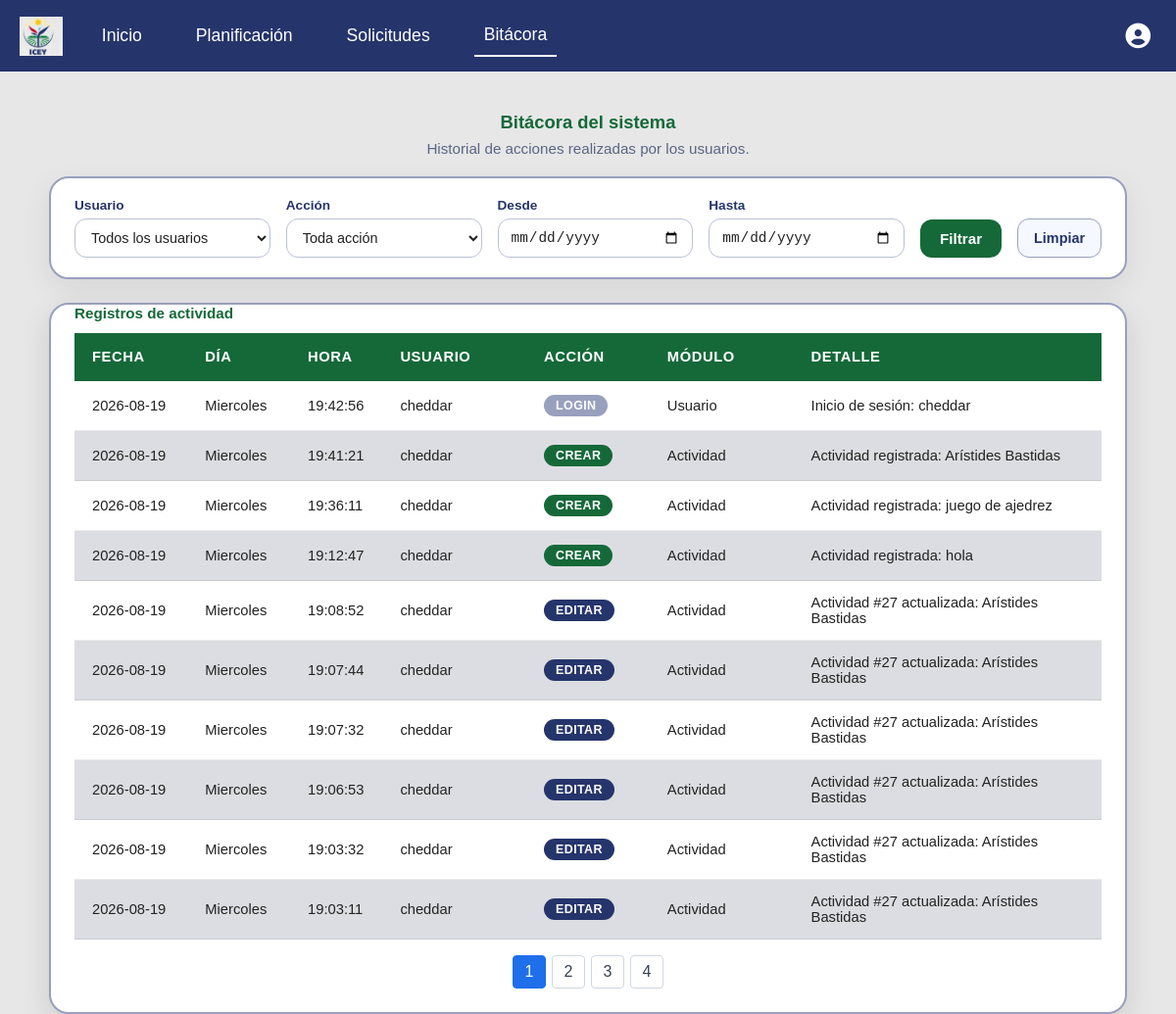
Before: /bitacora.php (signed in) with the older database file.
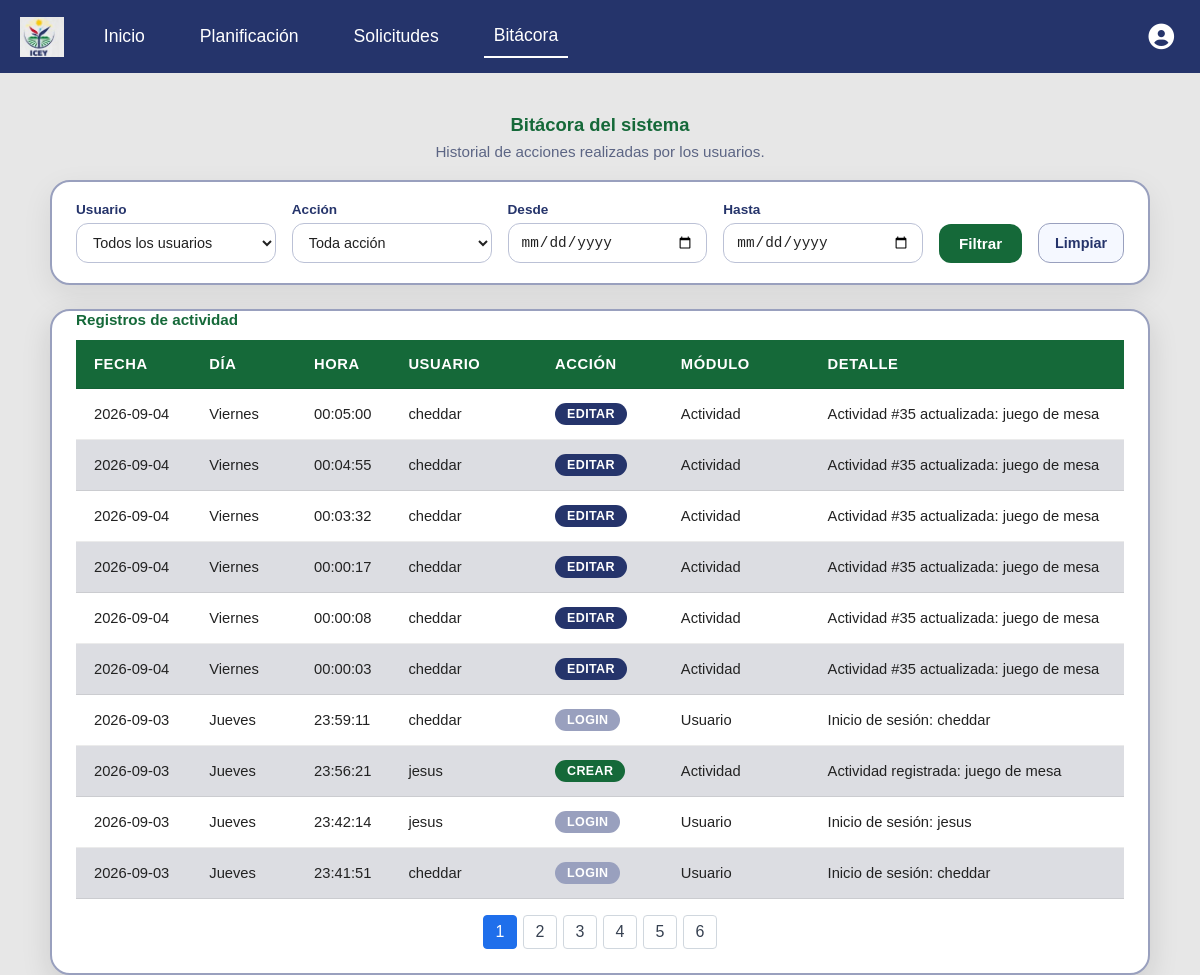
After: the same page with the newer database file.
### tables this page shows
CREATE TABLE `bitacora` (
  `id` int(10) NOT NULL,
  `nom_dia` varchar(15) NOT NULL,
  `fecha` date NOT NULL,
  `hora` time NOT NULL,
  `id_usu` int(10) NOT NULL,
  `accion` varchar(30) NOT NULL,
  `descripcion` varchar(50) NOT NULL,
  `detalle` text NOT NULL
);

CREATE TABLE `usuario` (
  `id` int(10) NOT NULL,
  `nombre` varchar(15) NOT NULL,
  `clave` varchar(255) NOT NULL,
  `telefono` varchar(15) DEFAULT NULL,
  `id_empleado` int(11) DEFAULT NULL,
  `rol` enum('administrador','usuario') NOT NULL DEFAULT 'usuario'
);

### modelos/modelo_bitacora.php (called while the page is built, shortened)
<?php
function obtener_bitacora($conex, $filtros = []) {
    $params = [];
    $sql = "SELECT b.id, b.nom_dia, b.fecha, b.hora, b.id_usu, b.accion, b.descripcion, b.detalle,
                   u.nombre AS nombre_usuario
            FROM bitacora b
            INNER JOIN usuario u ON u.id = b.id_usu";
    $sql .= " ORDER BY b.fecha DESC, b.hora DESC, b.id DESC";
    try {
        $stmt = $conex->prepare($sql);
        $stmt->execute($params);
        return $stmt->fetchAll(PDO::FETCH_ASSOC);
    } catch (PDOException $e) {
        error_log("Fallo al consultar bitácora: " . $e->getMessage());
        return [];
    }
}
?>

### src/bitacora.php (the view, shortened to what the changed rows need)
<?php
require_once __DIR__ . '/../modelos/modelo_bitacora.php';
$conex = Conexion::conectar();
$filtros = [
    'id_usu'      => $_GET['id_usu']      ?? '',
    'accion'      => $_GET['accion']      ?? '',
    'fecha_desde' => $_GET['fecha_desde'] ?? '',
    'fecha_hasta' => $_GET['fecha_hasta'] ?? '',
];
$registros = obtener_bitacora($conex, $filtros);
$registrosPorPagina = 10;
$paginaActual = max(1, intval($_GET['page'] ?? 1));
$totalPaginas = max(1, (int)ceil(count($registros) / $registrosPorPagina));
$paginaActual = min($paginaActual, $totalPaginas);
$registros = array_slice($registros, ($paginaActual - 1) * $registrosPorPagina, $registrosPorPagina);
?>
<!DOCTYPE html>
<html lang="es">
<head>
    <link rel="stylesheet" href="./css/main.css">
    <link rel="stylesheet" href="./css/bitacora.css">
    <link rel="stylesheet" href="https://cdnjs.cloudflare.com/ajax/libs/font-awesome/6.5.1/css/all.min.css">
</head>
<body>
<main class="container__bitacora">
    <h1 class="bitacora__title">Bitácora del sistema</h1>
    <div class="tabla__container bitacora__tabla-wrap">
        <table class="bitacora__tabla">
            <caption class="tabla-planificacion__caption">Registros de actividad</caption>
            <thead>
                <tr>
                    <th class="col-fecha">Fecha</th>
                    <th class="col-dia">Día</th>
                    <th class="col-hora">Hora</th>
                    <th class="col-usuario">Usuario</th>
                    <th class="col-accion">Acción</th>
                    <th class="col-modulo">Módulo</th>
                    <th class="col-detalle">Detalle</th>
                </tr>
            </thead>
            <tbody>
                <?php if (empty($registros)): ?>
                    <tr>
                        <td colspan="7" class="bitacora__vacio">No hay registros de bitácora para los filtros seleccionados.</td>
                    </tr>
                <?php else: ?>
                    <?php foreach ($registros as $r):
                        $accionClase = match (strtolower($r['accion'])) {
                            'crear'    => 'bitacora__badge--crear',
                            'editar'   => 'bitacora__badge--editar',
                            'eliminar' => 'bitacora__badge--eliminar',
                            'login'    => 'bitacora__badge--login',
                            default    => 'bitacora__badge--login',
                        };
                    ?>
                        <tr>
                            <td data-label="Fecha"><?= htmlspecialchars($r['fecha']) ?></td>
                            <td data-label="Día"><?= htmlspecialchars($r['nom_dia']) ?></td>
                            <td data-label="Hora"><?= htmlspecialchars($r['hora']) ?></td>
                            <td data-label="Usuario"><?= htmlspecialchars($r['nombre_usuario']) ?></td>
                            <td data-label="Acción">
                                <span class="bitacora__badge <?= $accionClase ?>"><?= htmlspecialchars($r['accion']) ?></span>
                            </td>
                            <td data-label="Módulo"><?= htmlspecialchars($r['descripcion']) ?></td>
                            <td data-label="Detalle"><?= htmlspecialchars($r['detalle']) ?></td>
                        </tr>
                    <?php endforeach; ?>
                <?php endif; ?>
            </tbody>
        </table>
        <?php if ($totalPaginas > 1): ?>
            <nav class="paginacion" aria-label="Páginas de bitácora">
                <?php for ($pagina = 1; $pagina <= $totalPaginas; $pagina++): ?>
                    <?php $parametrosPagina = array_merge($filtros, ['page' => $pagina]); ?>
                    <a href="?<?php echo htmlspecialchars(http_build_query($parametrosPagina), ENT_QUOTES, 'UTF-8'); ?>"
                       class="paginacion__pagina<?php echo $pagina === $paginaActual ? ' activa' : ''; ?>"
                       <?php echo $pagina === $paginaActual ? 'aria-current="page"' : ''; ?>>
                        <?php echo $pagina; ?>
                    </a>
                <?php endfor; ?>
            </nav>
        <?php endif; ?>
    </div>
</main>
</body>
</html>

Changed rows visible on the page:
no longer on this page (row unchanged): bitacora: fecha "2026-08-19", nom_dia "Miercoles", hora "19:42:56", id_usu.nombre "cheddar", accion "LOGIN", descripcion "Usuario", detalle "Inicio de sesión: cheddar"
no longer on this page (row unchanged): bitacora: fecha "2026-08-19", nom_dia "Miercoles", hora "19:41:21", id_usu.nombre "cheddar", accion "CREAR", descripcion "Actividad", detalle "Actividad registrada: Arístides Bastidas"
no longer on this page (row unchanged): bitacora: fecha "2026-08-19", nom_dia "Miercoles", hora "19:36:11", id_usu.nombre "cheddar", accion "CREAR", descripcion "Actividad", detalle "Actividad registrada: juego de ajedrez"
no longer on this page (row unchanged): bitacora: fecha "2026-08-19", nom_dia "Miercoles", hora "19:12:47", id_usu.nombre "cheddar", accion "CREAR", descripcion "Actividad", detalle "Actividad registrada: hola"
no longer on this page (row unchanged): bitacora: fecha "2026-08-19", nom_dia "Miercoles", hora "19:08:52", id_usu.nombre "cheddar", accion "EDITAR", descripcion "Actividad", detalle "Actividad #27 actualizada: Arístides Bastidas"
no longer on this page (row unchanged): bitacora: fecha "2026-08-19", nom_dia "Miercoles", hora "19:07:44", id_usu.nombre "cheddar", accion "EDITAR", descripcion "Actividad", detalle "Actividad #27 actualizada: Arístides Bastidas"
no longer on this page (row unchanged): bitacora: fecha "2026-08-19", nom_dia "Miercoles", hora "19:07:32", id_usu.nombre "cheddar", accion "EDITAR", descripcion "Actividad", detalle "Actividad #27 actualizada: Arístides Bastidas"
no longer on this page (row unchanged): bitacora: fecha "2026-08-19", nom_dia "Miercoles", hora "19:06:53", id_usu.nombre "cheddar", accion "EDITAR", descripcion "Actividad", detalle "Actividad #27 actualizada: Arístides Bastidas"
no longer on this page (row unchanged): bitacora: fecha "2026-08-19", nom_dia "Miercoles", hora "19:03:32", id_usu.nombre "cheddar", accion "EDITAR", descripcion "Actividad", detalle "Actividad #27 actualizada: Arístides Bastidas"
no longer on this page (row unchanged): bitacora: fecha "2026-08-19", nom_dia "Miercoles", hora "19:03:11", id_usu.nombre "cheddar", accion "EDITAR", descripcion "Actividad", detalle "Actividad #27 actualizada: Arístides Bastidas"
added bitacora: fecha "2026-09-04", nom_dia "Viernes", hora "00:05:00", id_usu.nombre "cheddar", accion "EDITAR", descripcion "Actividad", detalle "Actividad #35 actualizada: juego de mesa"
added bitacora: fecha "2026-09-04", nom_dia "Viernes", hora "00:04:55", id_usu.nombre "cheddar", accion "EDITAR", descripcion "Actividad", detalle "Actividad #35 actualizada: juego de mesa"
added bitacora: fecha "2026-09-04", nom_dia "Viernes", hora "00:03:32", id_usu.nombre "cheddar", accion "EDITAR", descripcion "Actividad", detalle "Actividad #35 actualizada: juego de mesa"
added bitacora: fecha "2026-09-04", nom_dia "Viernes", hora "00:00:17", id_usu.nombre "cheddar", accion "EDITAR", descripcion "Actividad", detalle "Actividad #35 actualizada: juego de mesa"
added bitacora: fecha "2026-09-04", nom_dia "Viernes", hora "00:00:08", id_usu.nombre "cheddar", accion "EDITAR", descripcion "Actividad", detalle "Actividad #35 actualizada: juego de mesa"
added bitacora: fecha "2026-09-04", nom_dia "Viernes", hora "00:00:03", id_usu.nombre "cheddar", accion "EDITAR", descripcion "Actividad", detalle "Actividad #35 actualizada: juego de mesa"
added bitacora: fecha "2026-09-03", nom_dia "Jueves", hora "23:59:11", id_usu.nombre "cheddar", accion "LOGIN", descripcion "Usuario", detalle "Inicio de sesión: cheddar"
added bitacora: fecha "2026-09-03", nom_dia "Jueves", hora "23:56:21", id_usu.nombre "jesus", accion "CREAR", descripcion "Actividad", detalle "Actividad registrada: juego de mesa"
added bitacora: fecha "2026-09-03", nom_dia "Jueves", hora "23:42:14", id_usu.nombre "jesus", accion "LOGIN", descripcion "Usuario", detalle "Inicio de sesión: jesus"
added bitacora: fecha "2026-09-03", nom_dia "Jueves", hora "23:41:51", id_usu.nombre "cheddar", accion "LOGIN", descripcion "Usuario", detalle "Inicio de sesión: cheddar"
Other visible differences:
new list line: "5"
new list line: "6"
